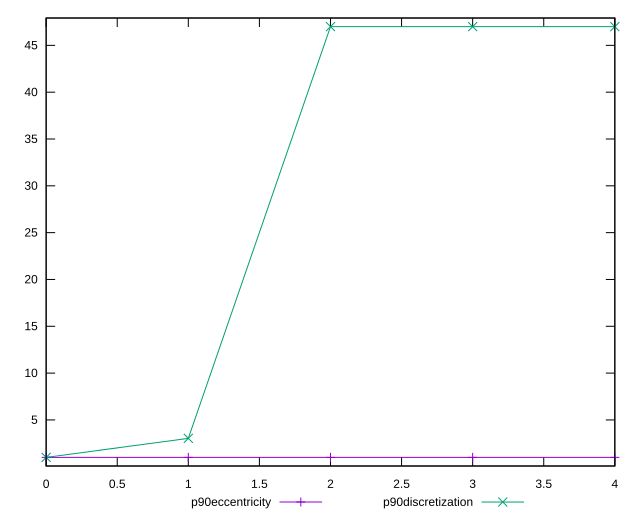

The script that saved this image:
reset

$p90Eccentricity <<EOF
0 1.0000000000000002
1 0.9999999999999996
2 1.0000000000000016
3 0.9999999999999997
4 1.0000000000000007
EOF

$p90Discretization <<EOF
0 1
1 3.032258064516129
2 47
3 47
4 47
EOF

set key outside below
set xrange [0:4]
set yrange [0.07999999999999952:47.92]
set trange [0.07999999999999952:47.92]
set terminal svg size 640, 520 enhanced background rgb 'white'
set output "report_00015_2021-02-09T16-11-33.973Z/uses-long-cache-ttl/progression/eccentricity.svg"

plot $p90Eccentricity title "p90eccentricity" with linespoints, \
     $p90Discretization title "p90discretization" with linespoints

reset
